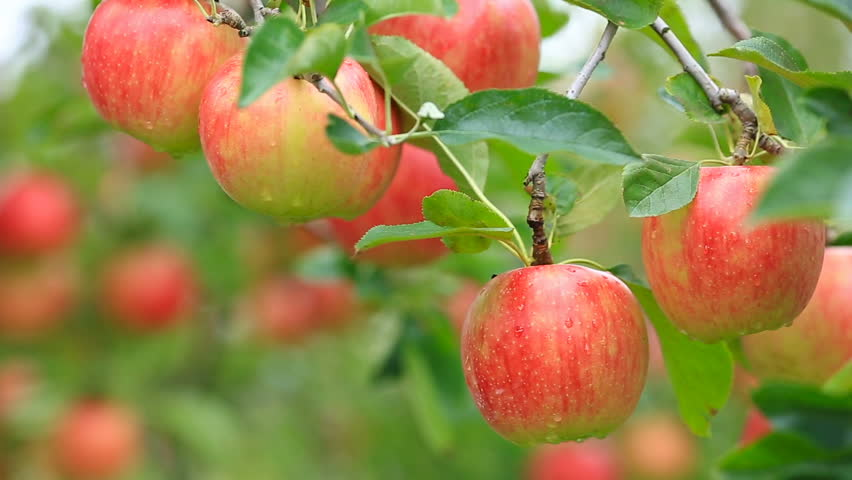
#> input picture Exersices Week 1/appletree.jpg, 852 x 480 px
$ jupyter execute 'Weekly Project.ipynb'
#> lines starting #> are read from the running program, lines starting #| are printed output that depends on the picture; after the words box and inside, x2 and y2 are one past the last pixel; in counts of white or black regions, pixels touching at a corner belong together
# Weekly project part 1
    Using the image "appletree.jpg"
    A) Can you segment the apples from the tree?
    B) Can you get the computer to count how many there are?
    C) Can you change color of one of them?
    D) Can you segment the leaves?

[cell 1]
import cv2
import numpy as np
from matplotlib import pyplot as plt
import imutils

[cell 2]
bgr_img = cv2.imread("appletree.jpg")
#> bgr_img is the input picture: shape (480, 852, 3); mean B, G, R 73.7, 133, 151.1
b,g,r = cv2.split(bgr_img)
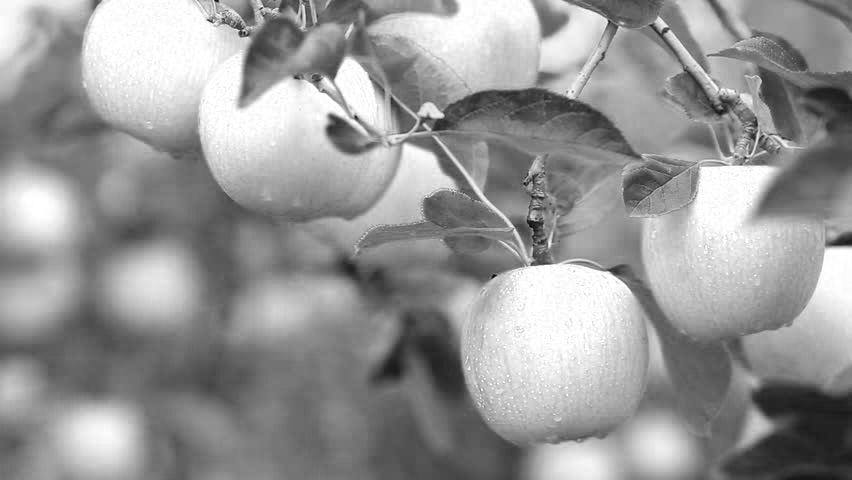
#> r: shape (480, 852); min 0, max 255, mean 151.1
image = cv2.merge([r,g,b])
plt.imshow(image)

[cell 3]
(h,w,d)=image.shape
#> h = 480; w = 852; d = 3
print(h,w,d)
#| 480 852 3

[cell 4]
(R, G, B) = image[400, 500]
#> R = 209; G = 95; B = 69
print(R, G, B)
#| 209 95 69

[cell 5]
(R, G, B) = image[150, 300]
#> R = 195; G = 171; B = 61
print(R, G, B)
#| 195 171 61

[cell 6]
gray = cv2.cvtColor(image,cv2.COLOR_RGB2GRAY)
plt.imshow(gray, cmap='gray')

[cell 7]
plt.figure(figsize=(16,4))
for i in range(3):
    channel = np.zeros_like(image)
    channel[:,:,i] = image[:,:,i]
    plt.subplot(1,3,i+1)
    plt.imshow(channel)
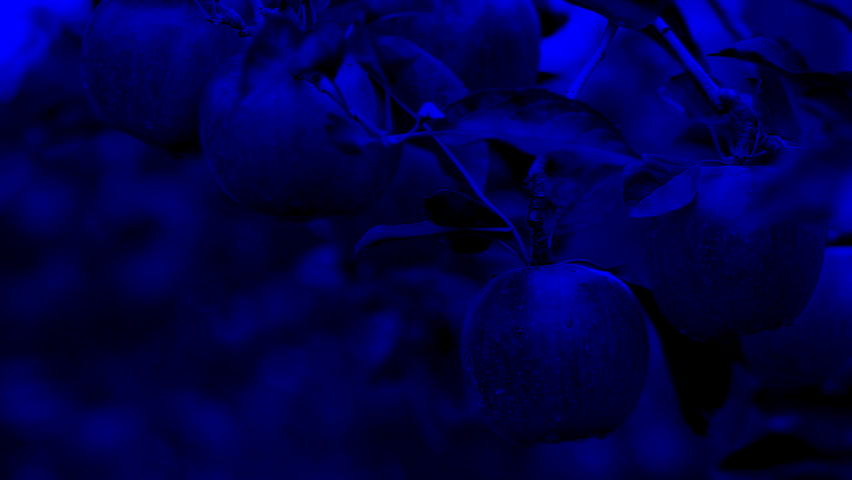
#> channel: shape (480, 852, 3); mean R, G, B 0, 0, 73.7
plt.show()

[cell 8]
channel = np.zeros_like(image)
channel[:,:,0] = image[:,:,0]
gray = cv2.cvtColor(channel,cv2.COLOR_RGB2GRAY)
plt.imshow(gray, cmap='gray')

[cell 9]
threshold=51
threshold_value=255

thresh = cv2.threshold(gray, threshold,threshold_value, cv2.THRESH_BINARY)[1]
#> thresh: shape (480, 852); 33.2% white; 211 white regions (154 under 20 px), largest, box (x1, y1, x2, y2) and area: (81, 0, 428, 192) 33223, (433, 136, 642, 425) 24526, (629, 148, 852, 364) 21415
plt.imshow(thresh, cmap='gray')

[cell 10]
edged = cv2.Canny(gray, 10, 40)
#> edged: shape (480, 852); 5.4% white in thin lines or dots, all inside (x1, y1, x2, y2) = (79, 0, 852, 460)
plt.imshow(edged, cmap='gray')

[cell 11]
thresh=cv2.erode(thresh, None, iterations = 5)
#> thresh: shape (480, 852); 22.1% white; 25 white regions (4 under 20 px), largest, box (x1, y1, x2, y2) and area: (87, 0, 390, 183) 23852, (457, 269, 635, 416) 18371, (647, 170, 801, 307) 12193
thresh=cv2.dilate(thresh, None, iterations = 8)
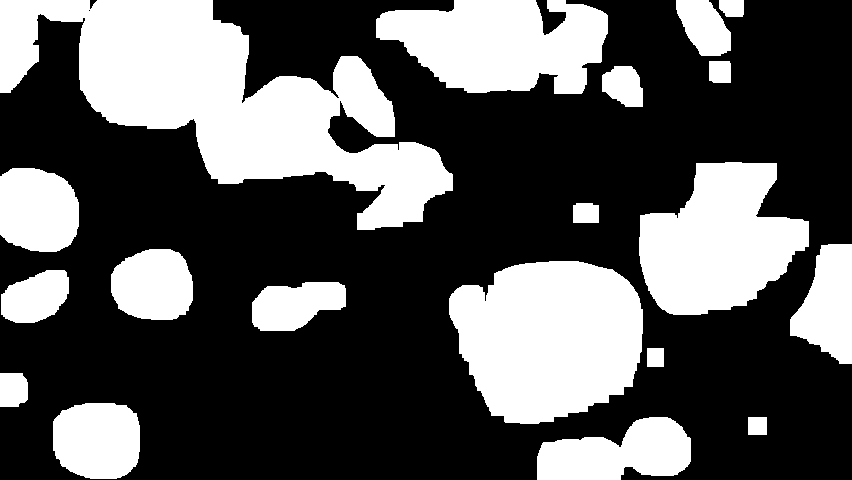
#> thresh: shape (480, 852); 35% white; 19 white regions
plt.imshow(thresh, cmap='gray')

[cell 12]
cnts = cv2.findContours(thresh.copy(), cv2.RETR_LIST, cv2.CHAIN_APPROX_SIMPLE)
#> cnts = 20 contours, 1 with area under 20; largest, box (x1, y1, x2, y2) and area: (0, 0, 453, 230) 43404, (449, 261, 643, 424) 24376, (639, 162, 809, 315) 17294, (376, 0, 608, 94) 15640, (537, 417, 691, 480) 6590
cnts = imutils.grab_contours(cnts)
output = image.copy()

[cell 13]
len(cnts)
#> Out = 20

[cell 14]
for c in cnts:

    # draw each contour on the output image with a 3px thick black outline
    cv2.drawContours(output, [c], -1, (0, 0, 0), 3)
#> this loop made 20 passes
#> c on passes 1, 5, 16: [[748, 417], [748, 434], [766, 434], [766, 417]], [[647, 348], [647, 366], [663, 366], [663, 348]], [[88, 10], [89, 9], [90, 10], [89, 11]]
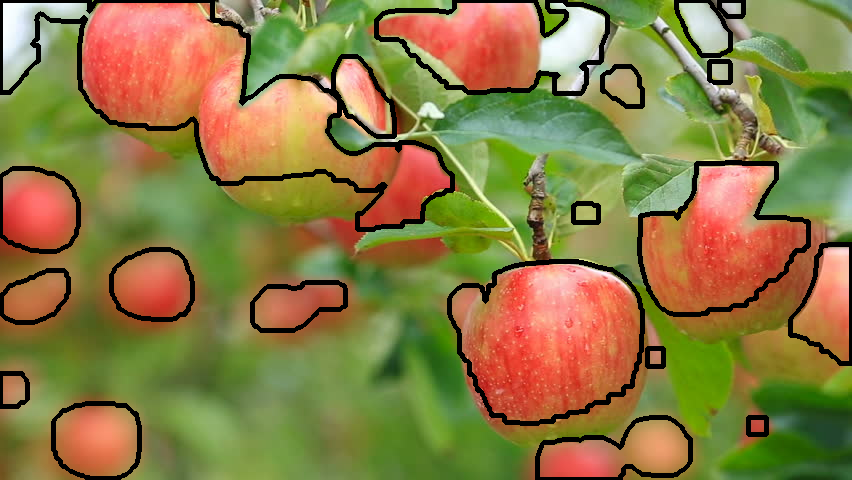
#> output: shape (480, 852, 3); mean R, G, B 139.5, 123.4, 68

plt.imshow(output)

[cell 15]
# Range for lower red
upper_red = np.array([255,255,255])
lower_red = np.array([195,0,0])
mask1 = cv2.inRange(image, lower_red, upper_red)
#> mask1: shape (480, 852); 23.9% white; 285 white regions (241 under 20 px), largest, box (x1, y1, x2, y2) and area: (82, 0, 368, 176) 25326, (470, 259, 637, 414) 18170, (643, 152, 792, 303) 12155

plt.imshow(mask1, cmap='gray')

[cell 16]
output = cv2.bitwise_and(image, image, mask=thresh)
plt.imshow(output)

# Weekly project part 2
    A) Can you cut man from image "itssp.png" and put him in another image?
    B) Can you make the cutout better with erroding/dialating?

[cell 17]
bgr_img = cv2.imread("ittsp.png")
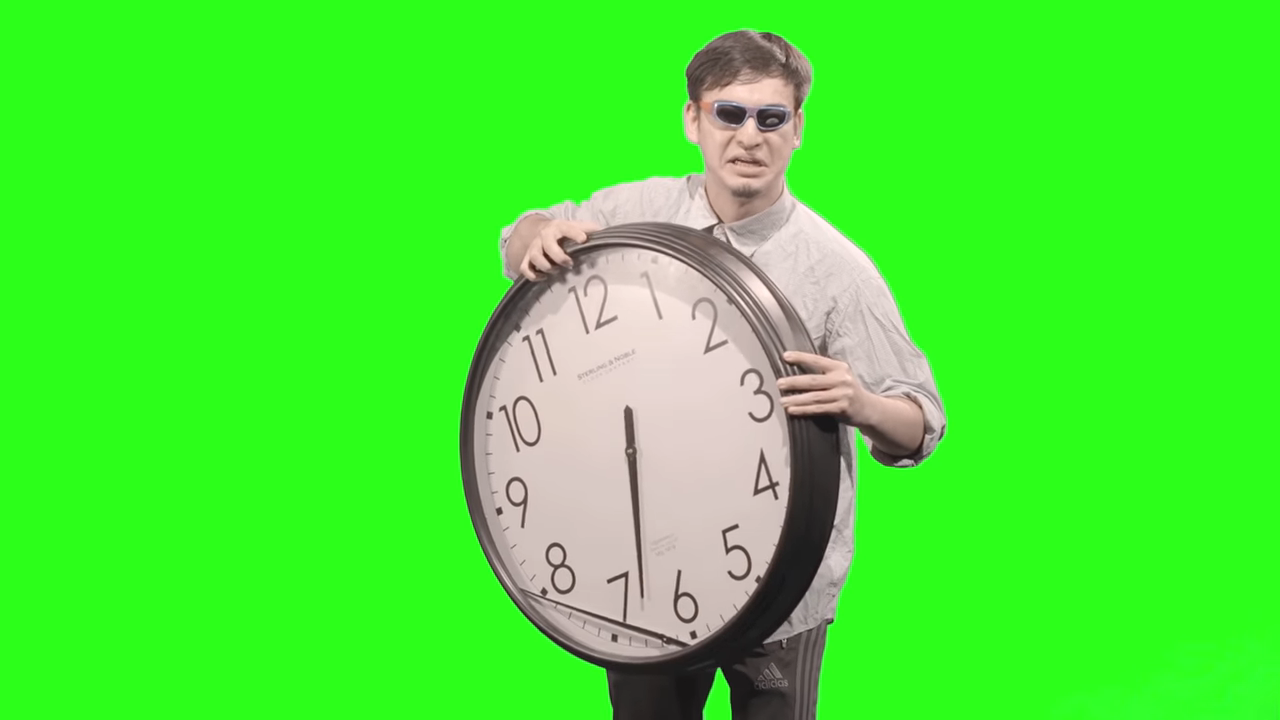
#> input picture Exersices Week 1/ittsp.png, 1280 x 720 px
#> bgr_img is the input picture: shape (720, 1280, 3); mean B, G, R 55, 233, 73.4
b,g,r = cv2.split(bgr_img)
#> b: shape (720, 1280)
#> g: shape (720, 1280)
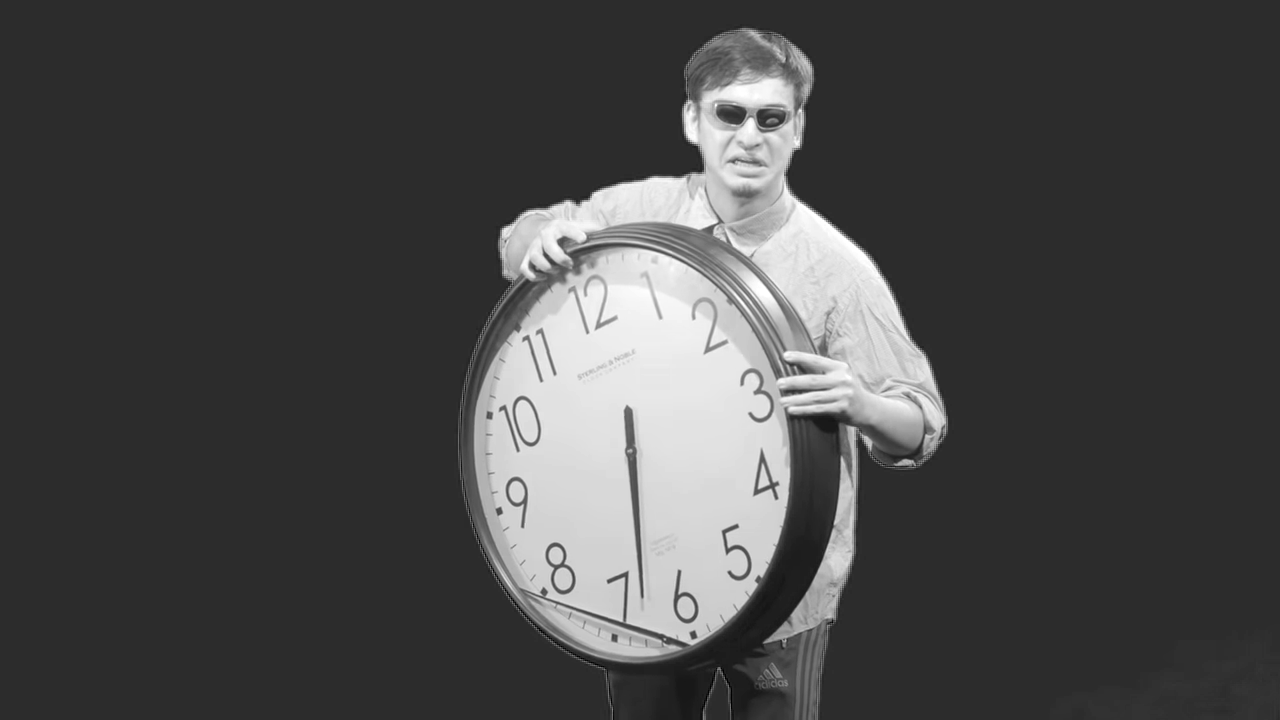
#> r: shape (720, 1280); min 0, max 255, mean 73.4
image2 = cv2.merge([r,g,b])
plt.imshow(image2)

[cell 18]
image2 = imutils.resize(image2, width=400)
#> image2: shape (225, 400, 3)
plt.imshow(image2)

[cell 19]
# Range for lower red
upper_green = np.array([255,255,255])
lower_green = np.array([0,250,0])
mask1 = cv2.inRange(image2, lower_green, upper_green)
#> mask1: shape (225, 400); 77% white; 2 black regions (1 under 20 px), largest, box (x1, y1, x2, y2) and area: (143, 9, 296, 225) 20710
mask1 = cv2.bitwise_not(mask1)
plt.imshow(mask1, cmap='gray')

[cell 20]
mask1=cv2.erode(mask1, None, iterations = 3)
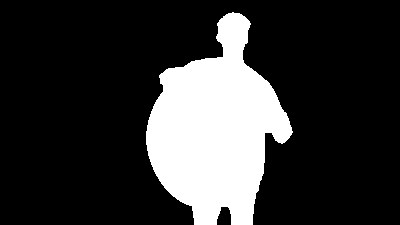
#> mask1: shape (225, 400); 20.4% white; 1 white region, box (x1, y1, x2, y2) and area: (146, 12, 293, 225) 18370
mask1=cv2.dilate(mask1, None, iterations = 3)
#> mask1: shape (225, 400); 23% white; 1 white region
plt.imshow(mask1, cmap='gray')

[cell 21]
cnts = cv2.findContours(mask1.copy(), cv2.RETR_LIST, cv2.CHAIN_APPROX_SIMPLE)
#> cnts = 1 contour; box (x1, y1, x2, y2) and area: (143, 9, 296, 225) 20372
cnts = imutils.grab_contours(cnts)

[cell 22]
output = cv2.bitwise_and(image2, image2, mask=mask1)
#> output: shape (225, 400, 3)
plt.imshow(output)

[cell 23]
#new_img = cv2.bitwise_and(image, image, mask=resized)
center=(400,300)
new_img = cv2.seamlessClone(image2, image, mask1, center,cv2.NORMAL_CLONE)
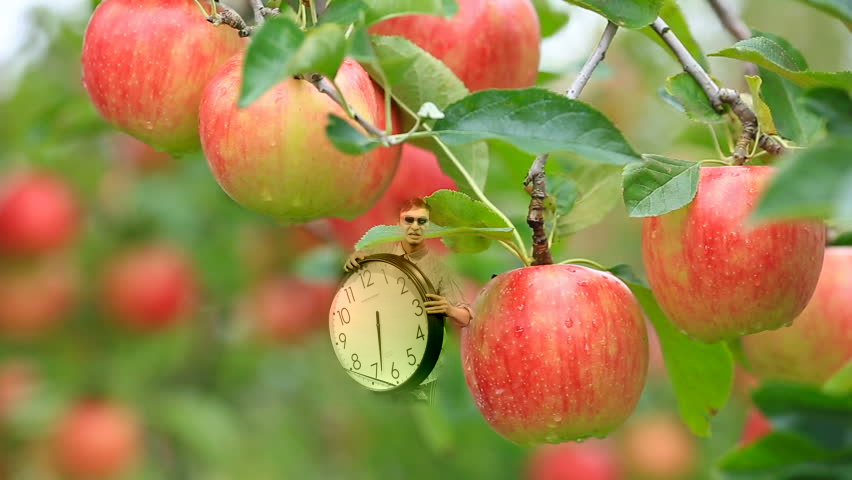
#> new_img: shape (480, 852, 3); mean R, G, B 153.9, 134.8, 75.6
plt.imshow(new_img)
